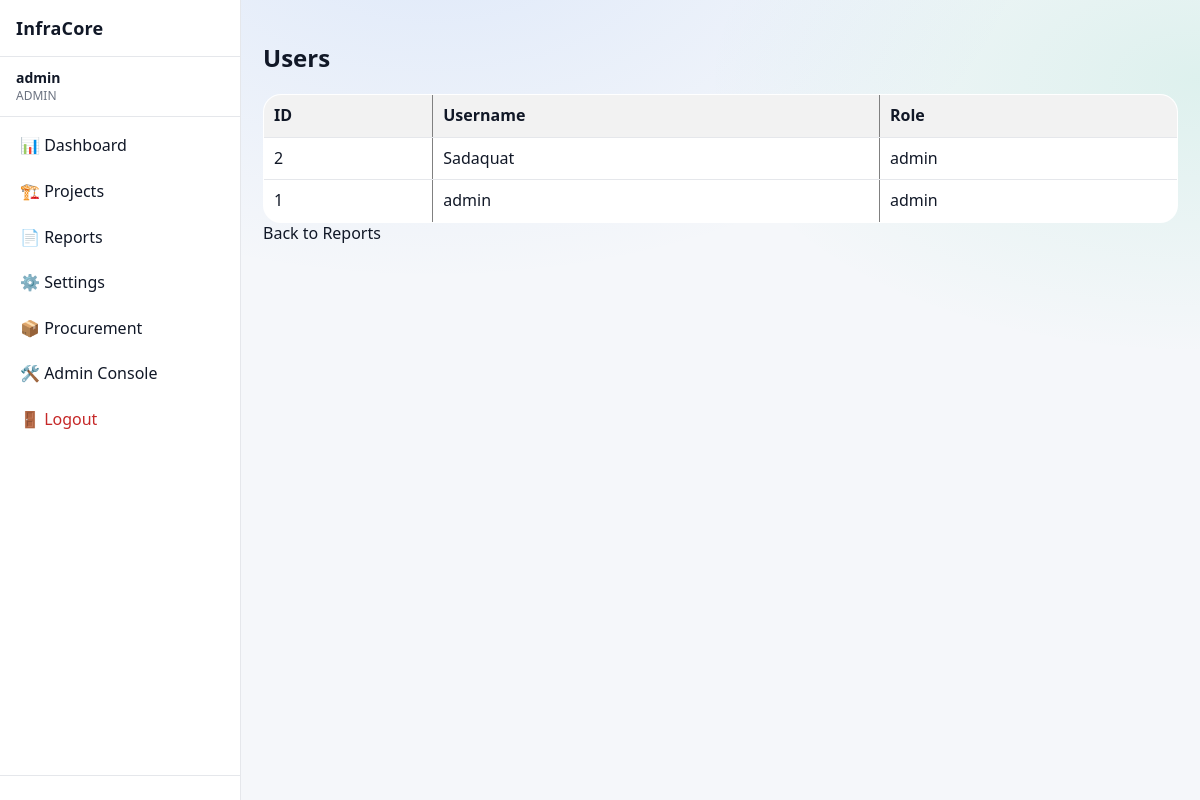
Page /users/ (signed in) on the earlier database version.
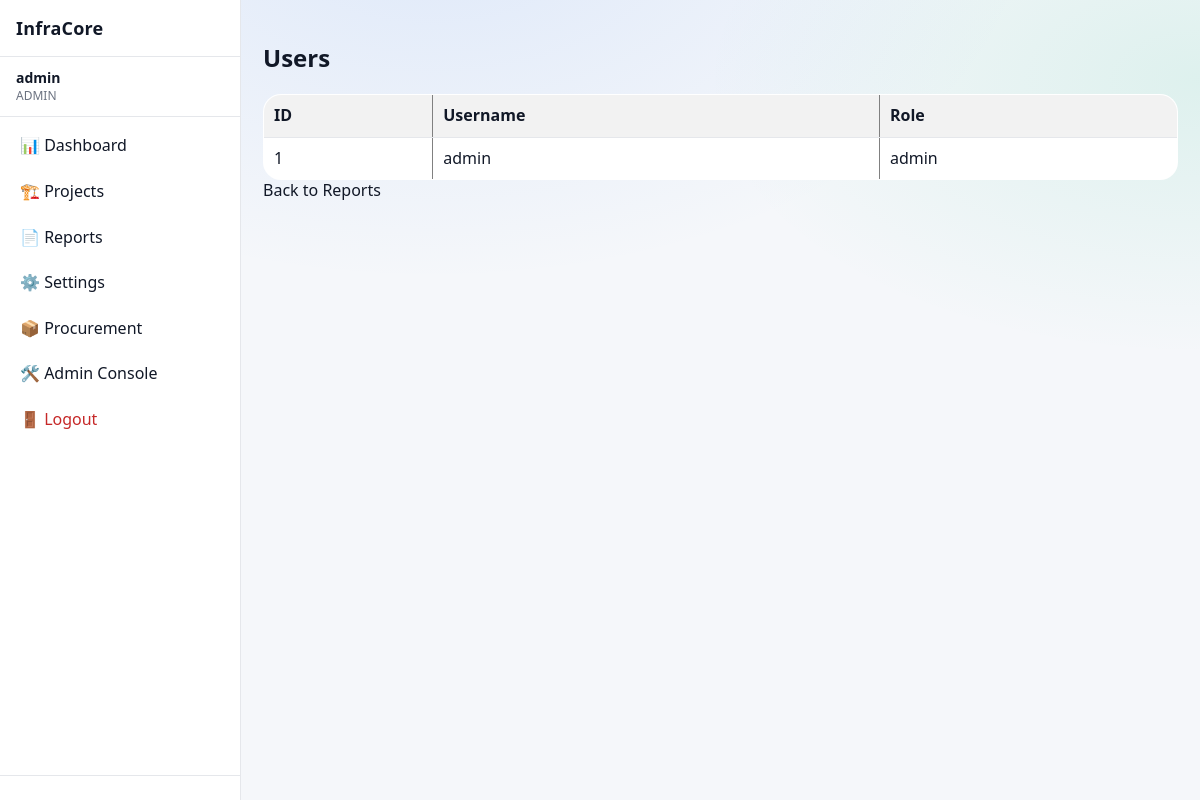
Same page on the later database version.
### app/models/user.py (models this page shows)
class User(Base):
    __tablename__ = "users"
    id = Column(Integer, primary_key=True, index=True)
    username = Column(String, unique=True, index=True, nullable=False)
    password_hash = Column(String, nullable=False)
    role = Column(String, default="user")
    is_active = Column(Boolean, default=True, nullable=False)
    created_at = Column(DateTime, default=datetime.utcnow, nullable=False)
    updated_at = Column(
        DateTime,
        default=datetime.utcnow,
        onupdate=datetime.utcnow,
        nullable=False
    )

### app/routes/users.py (the view)
@router.get("/", response_class=HTMLResponse)
def users_page(request: Request, db: Session = Depends(get_db)):
    session_user = request.session.get("user")
    if session_user is None:
        return RedirectResponse("/login", status_code=302)
    if session_user.get("role") != "admin":
        return RedirectResponse("/reports", status_code=302)
    users = db.query(User).order_by(User.username).all()
    return templates.TemplateResponse(
        "users.html",
        {
            "request": request,
            "user": session_user,
            "users": users,
        },
    )

### app/templates/users.html
{% extends "base.html" %}
{% block content %}
<h2>Users</h2>
<table border="1" cellpadding="6">
    <tr>
        <th>ID</th>
        <th>Username</th>
        <th>Role</th>
    </tr>
    {% for u in users %}
    <tr>
        <td>{{ u.id }}</td>
        <td>{{ u.username }}</td>
        <td>{{ u.role }}</td>
    </tr>
    {% endfor %}
</table>
<a href="/reports">Back to Reports</a>
{% endblock %}

Differences in the rows shown:
removed User: id "2", username "Sadaquat", role "admin"
